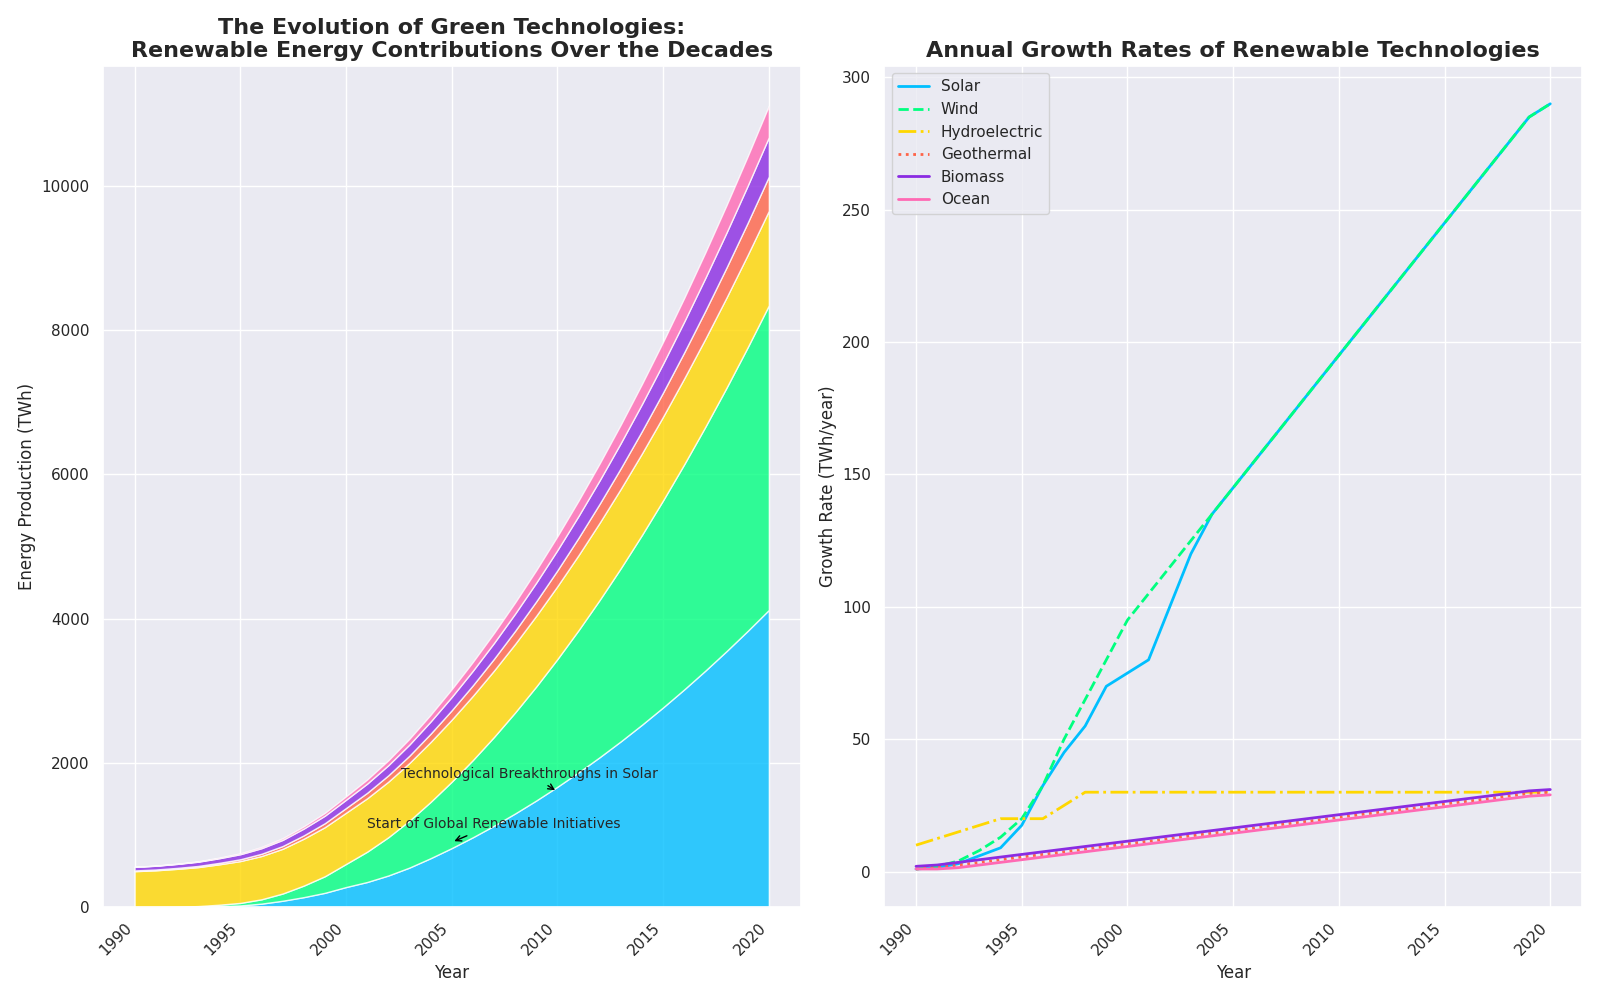

Source code (Python):
import matplotlib.pyplot as plt
import numpy as np
from matplotlib.gridspec import GridSpec

years = np.arange(1990, 2021)

solar_energy = np.array([0, 1, 3, 7, 15, 25, 50, 90, 140, 200, 280, 350, 440, 550, 680, 820, 970, 1130, 1300, 1480, 1670, 1870, 2080, 2300, 2530, 2770, 3020, 3280, 3550, 3830, 4120])
wind_energy = np.array([0, 1, 4, 9, 20, 35, 60, 100, 160, 230, 320, 420, 530, 650, 780, 920, 1070, 1230, 1400, 1580, 1770, 1970, 2180, 2400, 2630, 2870, 3120, 3380, 3650, 3930, 4220])
hydroelectric_energy = np.array([500, 510, 525, 540, 560, 580, 600, 620, 650, 680, 710, 740, 770, 800, 830, 860, 890, 920, 950, 980, 1010, 1040, 1070, 1100, 1130, 1160, 1190, 1220, 1250, 1280, 1310])
geothermal_energy = np.array([10, 11, 13, 16, 20, 25, 31, 38, 46, 55, 65, 76, 88, 101, 115, 130, 146, 163, 181, 200, 220, 241, 263, 286, 310, 335, 361, 388, 416, 445, 475])
biomass_energy = np.array([50, 52, 55, 59, 64, 70, 77, 85, 94, 104, 115, 127, 140, 154, 169, 185, 202, 220, 239, 259, 280, 302, 325, 349, 374, 400, 427, 455, 484, 514, 545])
ocean_energy = np.array([1, 2, 3, 5, 8, 12, 17, 23, 30, 38, 47, 57, 68, 80, 93, 107, 122, 138, 155, 173, 192, 212, 233, 255, 278, 302, 327, 353, 380, 408, 437])

growth_rate_solar = np.gradient(solar_energy)
growth_rate_wind = np.gradient(wind_energy)
growth_rate_hydroelectric = np.gradient(hydroelectric_energy)
growth_rate_geothermal = np.gradient(geothermal_energy)
growth_rate_biomass = np.gradient(biomass_energy)
growth_rate_ocean = np.gradient(ocean_energy)

fig = plt.figure(figsize=(16, 10))
gs = GridSpec(1, 2, figure=fig)

ax1 = fig.add_subplot(gs[0, 0])
ax1.stackplot(years, solar_energy, wind_energy, hydroelectric_energy, geothermal_energy, biomass_energy, ocean_energy,
              colors=['#00BFFF', '#00FF7F', '#FFD700', '#FF6347', '#8A2BE2', '#FF69B4'], alpha=0.8)

ax1.set_title('The Evolution of Green Technologies:\nRenewable Energy Contributions Over the Decades',
              fontsize=16, fontweight='bold')
ax1.set_xlabel('Year', fontsize=12)
ax1.set_ylabel('Energy Production (TWh)', fontsize=12)
ax1.set_xticks(np.arange(1990, 2021, 5))
ax1.set_xticklabels(np.arange(1990, 2021, 5), rotation=45, ha='right')

ax1.annotate('Start of Global Renewable Initiatives', (2005, 900), 
             textcoords="offset points", xytext=(30, 10), ha='center', fontsize=10,
             arrowprops=dict(arrowstyle='->', color='black'))
ax1.annotate('Technological Breakthroughs in Solar', (2010, 1600),
             textcoords="offset points", xytext=(-20, 10), ha='center', fontsize=10,
             arrowprops=dict(arrowstyle='->', color='black'))

ax2 = fig.add_subplot(gs[0, 1])
ax2.plot(years, growth_rate_solar, color='#00BFFF', linewidth=2, linestyle='-', label='Solar')
ax2.plot(years, growth_rate_wind, color='#00FF7F', linewidth=2, linestyle='--', label='Wind')
ax2.plot(years, growth_rate_hydroelectric, color='#FFD700', linewidth=2, linestyle='-.', label='Hydroelectric')
ax2.plot(years, growth_rate_geothermal, color='#FF6347', linewidth=2, linestyle=':', label='Geothermal')
ax2.plot(years, growth_rate_biomass, color='#8A2BE2', linewidth=2, linestyle='-', label='Biomass')
ax2.plot(years, growth_rate_ocean, color='#FF69B4', linewidth=2, linestyle='-', label='Ocean')

ax2.set_title('Annual Growth Rates of Renewable Technologies', fontsize=16, fontweight='bold')
ax2.set_xlabel('Year', fontsize=12)
ax2.set_ylabel('Growth Rate (TWh/year)', fontsize=12)
ax2.set_xticks(np.arange(1990, 2021, 5))
ax2.set_xticklabels(np.arange(1990, 2021, 5), rotation=45, ha='right')
ax2.legend()

plt.tight_layout()
plt.show()
